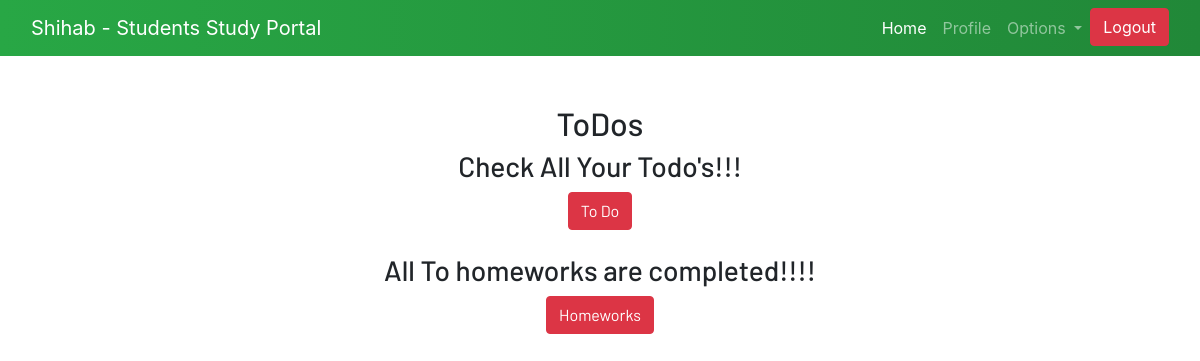
Before: /profile/ (signed in) with the older database file.
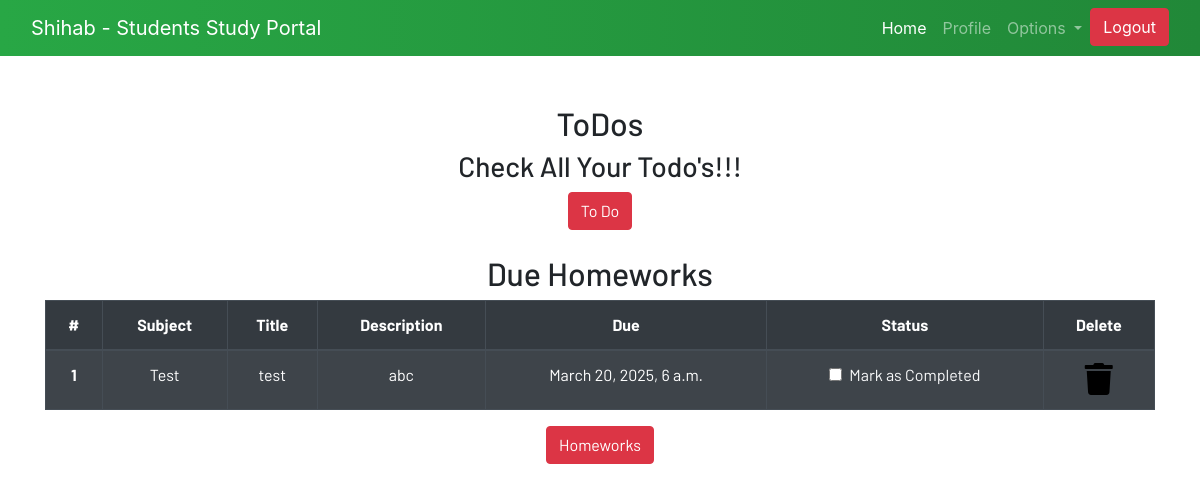
After: the same page with the newer database file.
### dashboard/models.py (models this page shows, shortened)
class Homework(models.Model):
    user = models.ForeignKey(User, on_delete=models.CASCADE)
    subject = models.CharField(max_length=50)
    title = models.CharField(max_length=100)
    description = models.TextField()
    due = models.DateTimeField()
    is_finished = models.BooleanField(default=False)

### dashboard/views.py (the view)
# urls.py: path('profile/',dash_views.profile, name='profile'),
def profile(request):
    homeworks = Homework.objects.filter(is_finished=False,user=request.user)
    if len(homeworks) == 0:
        homework_done = True
    else:
        homework_done = False
    context = {
        'homeworks': homeworks,
        'homework_done': homework_done,
    }
    return render(request, "dashboard/profile.html", context)

### dashboard/templates/dashboard/profile.html (shortened to what this page needs)
{% extends 'dashboard/base.html' %}
{% load static %}
{% load crispy_forms_tags%}
{% block content %}
<section class="text-center">
    <div class="container">
        <h2>ToDos</h2>
        <h3>Check All Your Todo's!!!</h3>
        <a href="https://shihabtodo.pythonanywhere.com/login/?next=/" class="btn btn-danger">To Do</a>
        <br><br>
        {% if not homework_done %}
        <h2>Due Homeworks</h2>
        <table class="table table-striped table-bordered table-hover table-dark">
            <thead>
                <tr>
                    <th scope="col">#</th>
                    <th scope="col">Subject</th>
                    <th scope="col">Title</th>
                    <th scope="col">Description</th>
                    <th scope="col">Due</th>
                    <th scope="col">Status</th>
                    <th scope="col">Delete</th>
                </tr>
            </thead>
            <tbody>
                {% for homework in homeworks %}
                <tr>
                    <th scope="row">{{forloop.counter}}</th>
                    <td>{{homework.subject}}</td>
                    <td>{{homework.title}}</td>
                    <td>{{homework.description}}</td>
                    <td>{{homework.due}}</td>
                    <td>
                        <a href="{% url "update-homework" homework.id%}">
                            <div class="form-check">
                                {% if homework.is_finished == True %}
                                <input class="form-check-input" type="checkbox" value="" checked>
                                {% else %}
                                <input class="form-check-input" type="checkbox" value="">
                                {% endif %}
                                <label class="form-check-label text-light" for="flexCheckDefault">
                                    Mark as Completed
                                </label>
                            </div>
                        </a>
                    </td>
                    <td><a href="{% url "delete-homework" homework.id %}"><i class="fa fa-trash fa-2x"></i></a></td>
                </tr>
                {% endfor %}
            </tbody>
        </table>
        {% else %}
        <h3>All To homeworks are completed!!!!</h3>
        {% endif %}
        <a href="{% url "homework" %}" class="btn btn-danger">Homeworks</a>
    </div>
</section>
{% endblock content %}

Changed rows visible on the page:
added Homework: subject "Test", title "test", description "abc", due "March 20, 2025, 6 a.m."
Other visible differences:
text no longer shown: "All To homeworks are completed!!!!"
text now shown: "Due Homeworks # Subject Title Description Due Status Delete"
